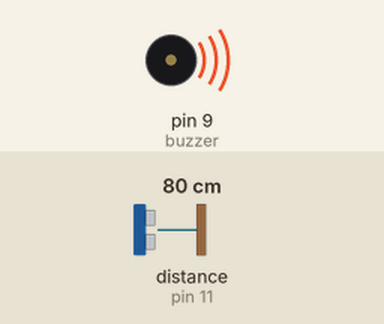
The sketch below on a simulated Arduino Uno, built with avr-gcc and run on an emulated ATmega328P. On the bench: buzzer (waves = sounding). Wiring (inferred from the names in the program): ultrasonic range finder: trigger pin 10; echo pin 11. The inputs (shaded band) are chosen by the test bench; at power-on: distance to the obstacle (sensor on pin 11) 80 cm. The echo pulse lasts 58.3 µs per cm; what the sketch prints to the serial monitor is not drawn.

Above: at 1.28 s.
1.3 s: distance to the obstacle (sensor on pin 11) set to 60 cm
Timing chart, 0 to 10.3 s (numbered marks = the images above; inputs shaded):
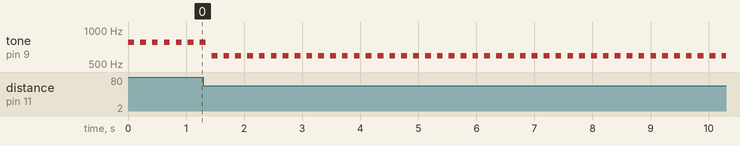

Measured:
- by itself, tone on pin 9 (buzzer): alternates 590 Hz for 0.10 s and silent for 0.10 s

The sketch:

echo_distance.ino
```cpp
const int buzzer = 9; //buzzer to arduino pin 9
const int trigPin = 10;
const int echoPin = 11;

long duration;
int distance;
int toneOutput;

void setup() {
  pinMode(buzzer, OUTPUT); // Set buzzer - pin 9 as an output
  pinMode(trigPin, OUTPUT);
  pinMode(echoPin, INPUT);
  Serial.begin(9600);
}

void loop() {
  digitalWrite(trigPin, LOW);
  delayMicroseconds(2);

  digitalWrite(trigPin, HIGH);
  delayMicroseconds(10);
  digitalWrite(trigPin, LOW);

  duration = pulseIn(echoPin, HIGH);
  distance = duration*0.034/2;

  toneOutput = distance*10;

  tone(buzzer, toneOutput ); // Send 1KHz sound signal...
  delay(100);        // ...for 1 sec
  noTone(buzzer);     // Stop sound...
  delay(100);        // ...for 1sec

  Serial.print("Distance : ");
  Serial.print(distance);
  Serial.print(" \n ");

}
```
